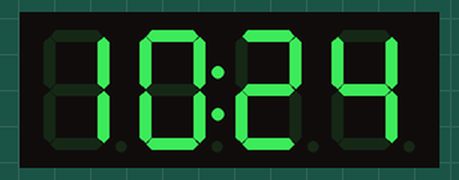
Simulated run of this program. Board: ESP8266 (NodeMCU). On the bench: 4-digit seven-segment display. WiFi joins after 1.5 s; servers stay silent unless stated; network time is answered at once with the bench clock; the local clock reads 2024-03-15 10:24:30 at power-on unless the program sets it; what the program prints to the serial monitor is not drawn.

Above: at 2.2 s.
At 65.1 s:
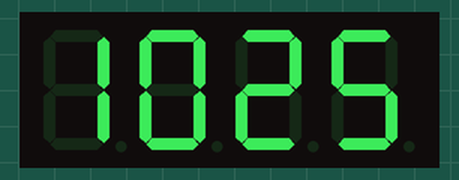
At 128.1 s:
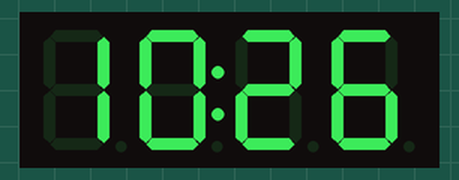

The program:

main.cpp
```cpp
#include <Arduino.h>
#include <ESP8266WiFi.h>
#include <TM1637TinyDisplay.h>
#include <WiFiUdp.h>
#include <NTPClient.h>

#define debug(msg) Serial.print(msg)
#define debugln(msg) Serial.println(msg)

#define VERSION 1.0
#define NAME "Tiny-Clock"

#define CLK_PIN 0
#define DIO_PIN 2

TM1637TinyDisplay display(CLK_PIN, DIO_PIN);

const char *WIFI_SSID = "Polsek Batealit";
const char *WIFI_PASSWORD = "thoriktronik";

WiFiUDP udp;
NTPClient client(udp, "pool.ntp.org", 25200, 60000);

void connectWiFi();
void logInfo();

void setup()
{
  Serial.begin(115200);
  delay(50);

  logInfo();
  connectWiFi();

  client.begin();
  display.setBrightness(3, true);
  display.clear();
}

void loop()
{
  client.update();

  char buffer[5];
  sprintf(buffer, "%02d%02d", client.getHours(), client.getMinutes());

  if ((client.getSeconds() % 2) != 0)
  {
    display.showNumberDec(atoi(buffer), 0b00000000, true, 4, 0);
  }
  else
  {
    display.showNumberDec(atoi(buffer), 0b01000000, true, 4, 0);
  }
}

void logInfo()
{
  debug(F("\n|-------------------------------|\n"));
  debug(F("|          Tiny  Clock          |\n"));
  debug(F("|         by  thorik_tk         |\n"));
  debug(F("|            version            |\n"));
  debug(F("|              "));
  debug(VERSION);
  debug(F("             |\n"));
  debug(F("|-------------------------------|\n"));
  delay(500);
}

void connectWiFi()
{
  debug(F("Connecting to WiFi\n"));
  debug(F("SSID -> "));
  debug(WIFI_SSID);
  debug(F("\n"));

  WiFi.begin(WIFI_SSID, WIFI_PASSWORD);
  while (WiFi.status() != WL_CONNECTED)
  {
    debug(F("."));
    delay(500);
  }
  debug(F("\nConnected, IP -> "));
  debug(WiFi.localIP());
  debug(F("\n"));
}
```
